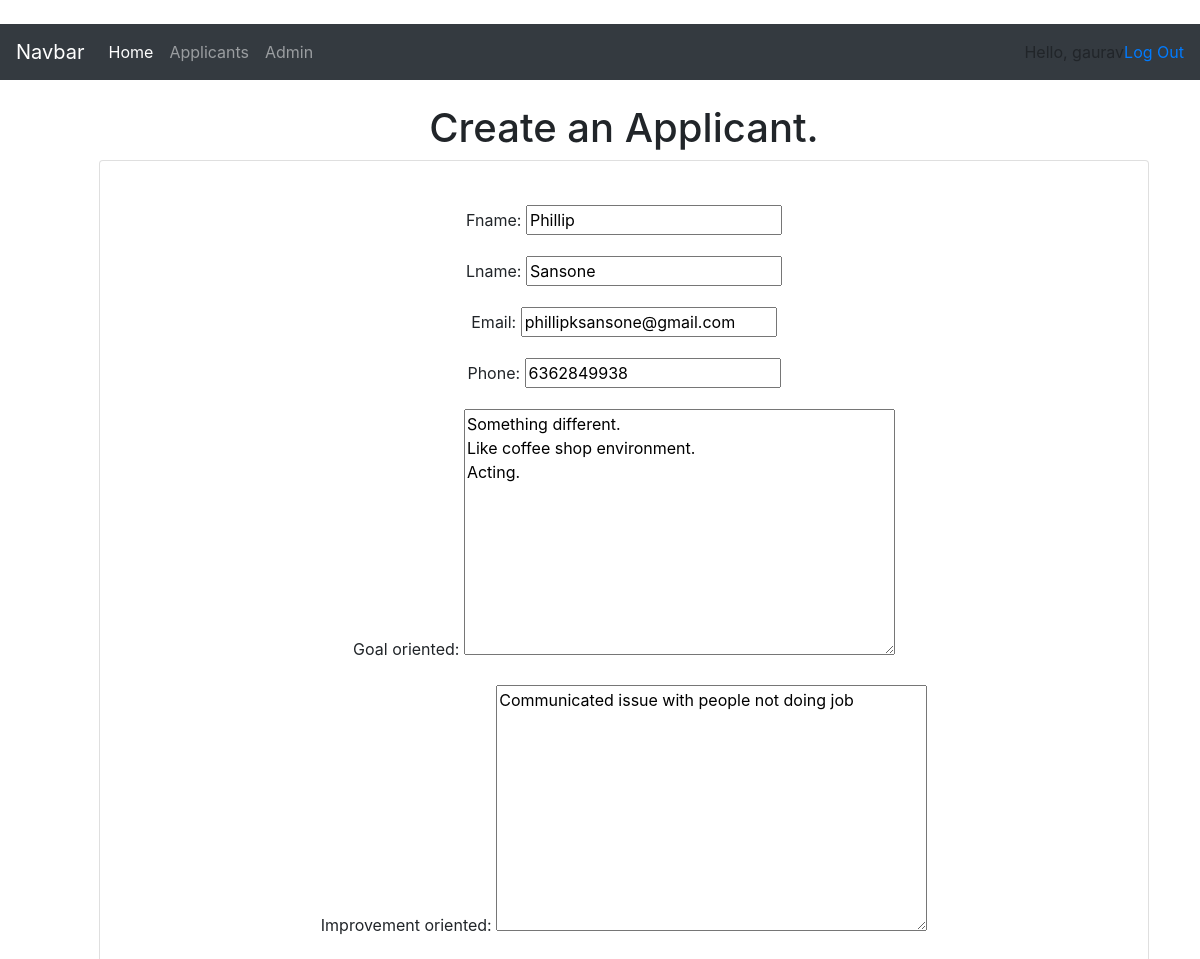
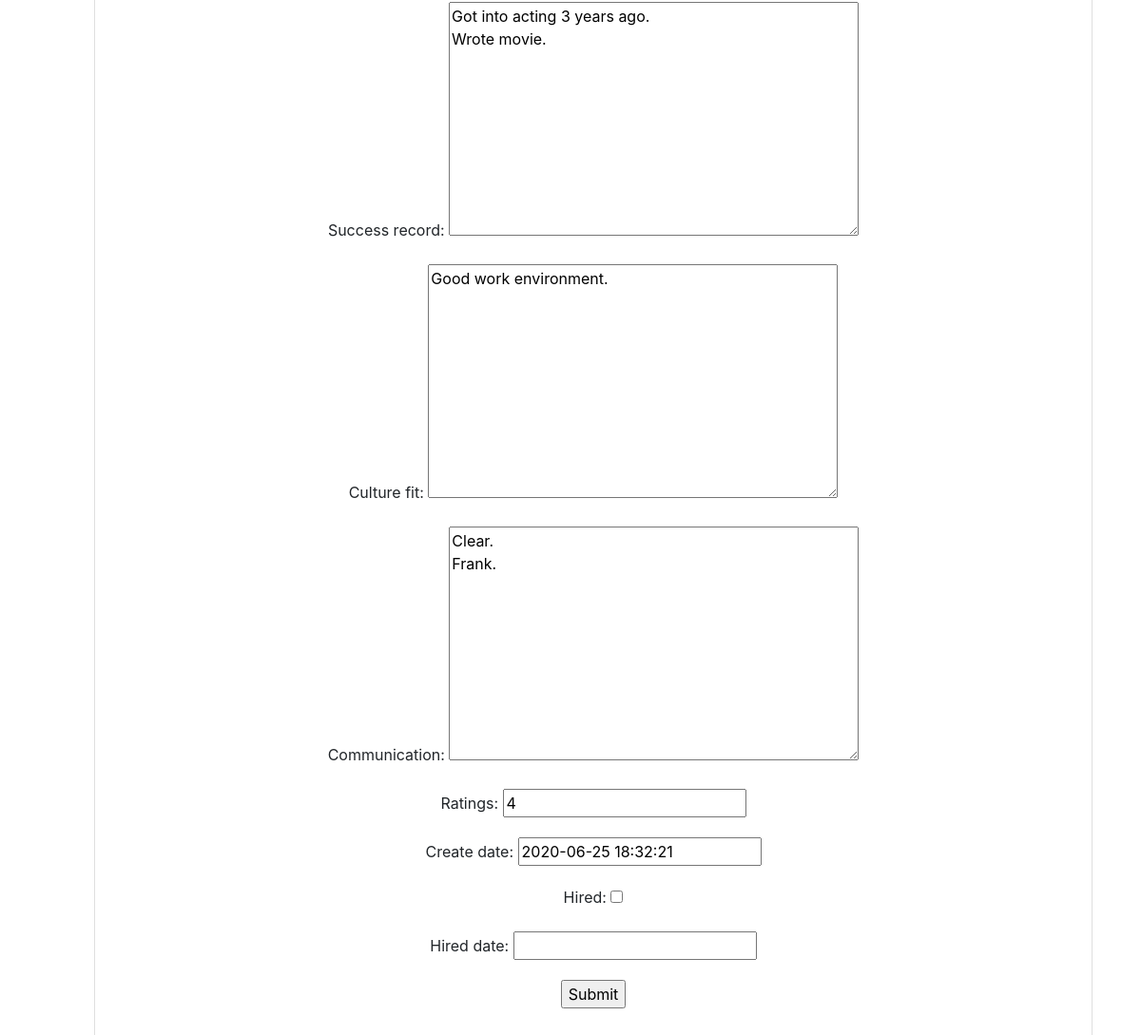
Page /update_applicant/2 (signed in) on the committed database (2 pictures, top to bottom).
### ressys/models.py (models this page shows, shortened)
class Applicant(models.Model):
    fname                  = models.CharField(max_length = 256)
    lname                  = models.CharField(max_length = 256)
    email                  = models.EmailField(unique =True)
    phone                  = models.CharField(max_length = 20)
    hired                  = models.BooleanField(default=False)
    goal_oriented          = models.TextField()
    improvement_oriented   = models.TextField()
    success_record         = models.TextField()
    culture_fit            = models.TextField()
    communication          = models.TextField()
    ratings                = models.PositiveIntegerField(validators=[MaxValueValidator(5),MinValueValidator(1)])
    create_date            = models.DateTimeField(default = timezone.now)
    hired                  = models.BooleanField(default=False)
    hired_date             = models.DateTimeField(blank=True, null=True)

### ressys/views.py (the view)
# urls.py: path('update_applicant/<int:pk>', views.applicantUpdateView, name = 'update_applicant'),
@login_required(login_url = 'ressys:login_user')
def applicantUpdateView(request,pk):
    applicant = Applicant.objects.get (id=pk)
    form = ApplicantForm(instance=applicant)
    if request.method == 'POST':
        form = ApplicantForm(request.POST, instance=applicant)
        if form.is_valid():
            form.save()
        return redirect('/')
    context = {'form': form}
    return render (request, 'applicant_form.html', context)

### ressys/forms.py
class ApplicantForm (ModelForm):
    class Meta:
        model = Applicant
        fields = '__all__'

### ressys/template/ressys/applicant_form.html (shortened to what this page needs)
{% extends 'base.html'%}
{% block content %}
<div class="container">
  <div class="row container text-center my-4 mx-4">
      <div class="col-md">
          <h1 class = 'text-center'>Create an Applicant.</h1>
          <div class="card card-body">
                <form class="my-4"  method="POST">
                  {{form.as_p}}
                      <input type="submit" name="" value="Submit">
                </form>
              </div>
          </div>
        </div>
    </div>
{% endblock %}

### ressys/template/ressys/navbar.html (shortened to what this page needs)
<br>
<nav class="navbar navbar-expand-lg navbar-dark bg-dark">
  <a class="navbar-brand" href="#">Navbar</a>
  <div class="collapse navbar-collapse" id="navbarNav">
    <ul class="navbar-nav">
      <li class="nav-item active">
        <a class="nav-link" href="#">Home <span class="sr-only">(current)</span></a>
      </li>
      <li class="nav-item">
        <a class="nav-link" href="#">Applicants</a>
      </li>
      <li class="nav-item">
        <a class="nav-link" href="#">Admin</a>
      </li>
    </ul>
  </div>
  <span>Hello, {{request.user}} </span>
  <span> <a href="{% url 'ressys:logout_user' %}">Log Out</a> </span>
</nav>

### rows in the picture
Applicant: fname "Phillip", lname "Sansone", email "phillipksansone@gmail.com", phone "6362849938", goal_oriented "Something different. Like coffee shop environment. Acting.", improvement_oriented "Communicated issue with people not doing job", success_record "Got into acting 3 years ago. Wrote movie.", culture_fit "Good work environment.", communication "Clear. Frank.", ratings "4", create_date "2020-06-25 18:32:21"

### other values in the picture
{{ request.user }} "gaurav"
